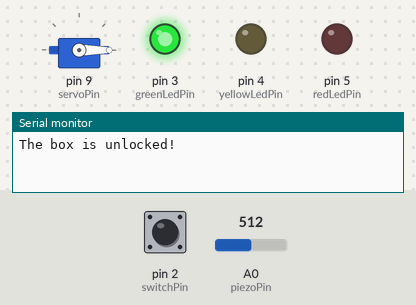
A sketch run on a simulated Arduino Uno, built with avr-gcc and run on an emulated ATmega328P. Parts: servo, output pins drawn as LEDs (lit = HIGH), the last lines printed to the serial monitor. Inputs (shaded band) come from the test bench; at power-on: pin 2 (switchPin) LOW, A0 (piezoPin) = 512.

Above: at 1.2 s.
1.3 s: pin 2 (switchPin) pulled HIGH for 0.15 s
At 2.2 s:
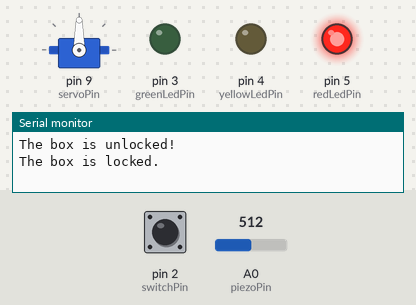
Timing chart, 0 to 4.3 s (numbered marks = the images above; inputs shaded):
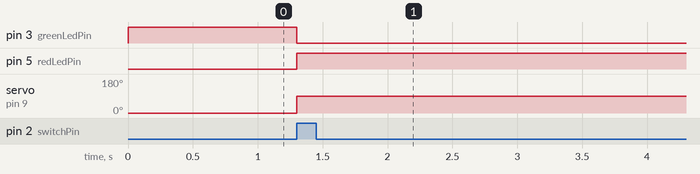

Measured:
- after the input at 1.3 s, pin 3 (greenLedPin): HIGH → LOW at once; pin 5 (redLedPin): LOW → HIGH at once; servo on pin 9 (servoPin): 0° → 90° at once

The sketch:

KnockLock.ino
```cpp
#include <Servo.h>

Servo myServo;

const int piezoPin = A0;
const int switchPin = 2;
const int greenLedPin = 3;
const int yellowLedPin = 4;
const int redLedPin = 5;
const int servoPin = 9;

const int quietKnock = 10;
const int loudKnock = 100;

boolean locked = false;
int numberOfKnocks = 0;

void setup() {
  pinMode(greenLedPin, OUTPUT);
  pinMode(yellowLedPin, OUTPUT);
  pinMode(redLedPin, OUTPUT);

  myServo.attach(servoPin);
  Serial.begin(9600);

  unlock();
}

void loop() {
  if(locked) {
    const int knockVal = analogRead(piezoPin);

    if(numberOfKnocks < 3 && knockVal > 0) {
      if(isValidKnock(knockVal)) {
        numberOfKnocks++;
      }
      Serial.print(3 - numberOfKnocks);
      Serial.println(" more knocks to go.");
    }

    if(numberOfKnocks >= 3) {
      unlock();
    }
  }
  else {
    const int switchVal = digitalRead(switchPin);

    if(switchVal == HIGH) {
      lock();
      delay(1000);
    }
  }
}

void lock() {
  locked = true;

  digitalWrite(greenLedPin, LOW);
  digitalWrite(redLedPin, HIGH);

  myServo.write(90);

  Serial.println("The box is locked.");
}

void unlock() {
  locked = false;

  digitalWrite(greenLedPin, HIGH);
  digitalWrite(redLedPin, LOW);

  myServo.write(0);

  Serial.println("The box is unlocked!");

  numberOfKnocks = 0;
}


boolean isValidKnock(int value) {
  if(value > quietKnock && value < loudKnock) {
    // The knock is valid if it is within the high/loud and low/quiet range.
    // Flash the yellow light if the knock is valid.
    digitalWrite(yellowLedPin, HIGH);
    delay(50);
    digitalWrite(yellowLedPin, LOW);

    // Print the knock value detected by the piezo to the serial monitor.
    Serial.print("Valid knock of value ");
    Serial.println(value);

    return true;
  }

  Serial.print("Bad knock of value ");
  Serial.println(value);

  return false;
}
```
